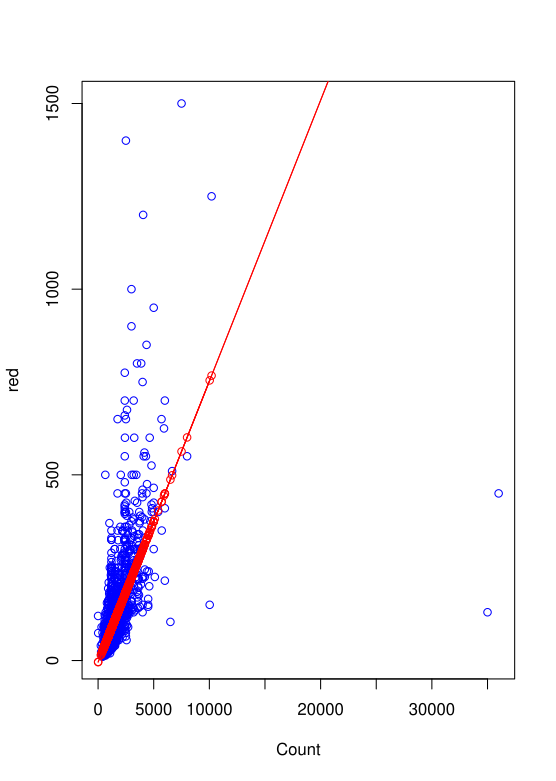

The script that drew this image:
dataset = read.csv("Bengaluru_House_Data.csv")
View(dataset)
square = dataset[,6]
square = as.numeric(square)
price = dataset[,8]
data = data.frame(square,price)
View(data)
str(data)

library(caTools)
set.seed(211)
split = sample.split(data$price,SplitRatio = 0.8)
View(split)
training_set = subset(data,split==TRUE)
testing_set = subset(data,split==FALSE)
View(training_set)
View(testing_set)

regressor = lm(formula = price~square,data = training_set)

y_pred = predict(regressor,newdata = testing_set)
a = testing_set$price
b = y_pred

plot(testing_set$square,a,type='p',col='blue',xlab = 'Count',ylab='red')
lines(testing_set$square,b,type = 'o',col='red')
